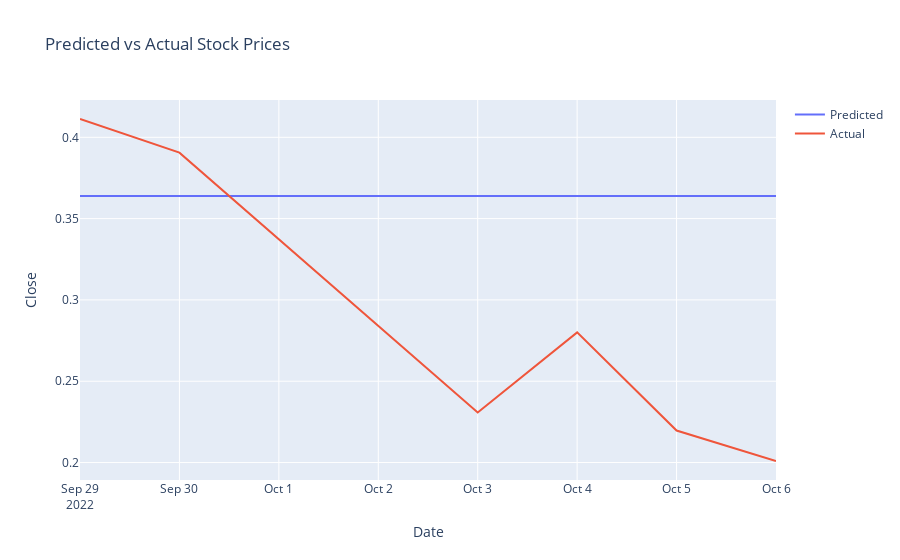

Notebook cell for this chart:
### Code cell
# Preprocess the data
scaler = MinMaxScaler(feature_range=(0, 1))
df['Close'] = scaler.fit_transform(df['Close'].values.reshape(-1, 1))

# Split the data into training and testing sets
train_size = int(len(df) * 0.8)
train_data = df[:train_size]
test_data = df[train_size:]

# Define the sequence length and number of features
sequence_length = 20
num_features = 1

# Generate sequences for training data
def generate_sequences(data):
    X = []
    y = []
    for i in range(len(data) - sequence_length):
        X.append(data[i:i + sequence_length])
        y.append(data[i + sequence_length])
    return np.array(X), np.array(y)

X_train, y_train = generate_sequences(train_data['Close'].values)
X_test, y_test = generate_sequences(test_data['Close'].values)

# Define the Transformer model architecture
def transformer_model():
    inputs = Input(shape=(sequence_length, num_features))
    x = inputs

    # Encoder layers
    for _ in range(10):
        x = tf.keras.layers.MultiHeadAttention(
            key_dim=64, num_heads=8, dropout=0.2
        )(x, x)
        x = LayerNormalization(epsilon=1e-6)(x)
        x = Dropout(0.2)(x)

    x = Dense(128)(x)
    x = tf.keras.layers.LeakyReLU(alpha=0.2)(x)
    x = Dense(64)(x)
    x = tf.keras.layers.LeakyReLU(alpha=0.2)(x)
    x = Dense(1)(x)

    model = Model(inputs=inputs, outputs=x)
    return model

# Create an instance of the model
model = transformer_model()

# Compile the model
model.compile(loss='mean_squared_error', optimizer='adam')

# Train the model
model.fit(X_train, y_train, epochs=20, batch_size=8, validation_data=(X_test, y_test))

# Make predictions
predictions = model.predict(X_test)

# Reshape predictions
predictions = predictions.reshape(-1, 1)

# Inverse scale the predictions and actual values
predictions = scaler.inverse_transform(predictions)
actual_values = scaler.inverse_transform(y_test.reshape(-1, 1))

# Plot the predicted and actual values
trace1 = go.Scatter(
    x=test_data['Date'].values[sequence_length:],
    y=predictions.flatten(),
    mode='lines',
    name='Predicted'
)

trace2 = go.Scatter(
    x=test_data['Date'].values[sequence_length:],
    y=actual_values.flatten(),
    mode='lines',
    name='Actual'
)

layout = go.Layout(
    title='Predicted vs Actual Stock Prices',
    xaxis={'title': "Date"},
    yaxis={'title': "Close"}
)

fig = go.Figure(data=[trace1, trace2], layout=layout)
fig.show()

### Figure 1 — Plotly figure (JSON) as saved in the notebook; plotly's stock layout.template omitted (floating-point values rounded to 4 significant figures)
{"data": [{"mode": "lines", "name": "Predicted", "type": "scatter", "x": ["2022-09-29", "2022-09-30", "2022-10-03", "2022-10-04", "2022-10-05", "2022-10-06"], "y": [0.3639, 0.3639, 0.3639, 0.3639, 0.3639, 0.3639, 0.3639, 0.3639, 0.3639, 0.3639, 0.3639, 0.3639, 0.3639, 0.3639, 0.3639, 0.3639, 0.3639, 0.3639, 0.3639, 0.3639, 0.3639, 0.3639, 0.3639, 0.3639, 0.3639, 0.3639, 0.3639, 0.3639, 0.3639, 0.3639, 0.3639, 0.3639, 0.3639, 0.3639, 0.3639, 0.3639, 0.3639, 0.3639, 0.3639, 0.3639, 0.3639, 0.3639, 0.3639, 0.3639, 0.3639, 0.3639, 0.3639, 0.3639, 0.3639, 0.3639, 0.3639, 0.3639, 0.3639, 0.3639, 0.3639, 0.3639, 0.3639, 0.3639, 0.3639, 0.3639, 0.3639, 0.3639, 0.3639, 0.3639, 0.3639, 0.3639, 0.3639, 0.3639, 0.3639, 0.3639, 0.3639, 0.3639, 0.3639, 0.3639, 0.3639, 0.3639, 0.3639, 0.3639, 0.3639, 0.3639, 0.3639, 0.3639, 0.3639, 0.3639, 0.3639, 0.3639, 0.3639, 0.3639, 0.3639, 0.3639, 0.3639, 0.3639, 0.3639, 0.3639, 0.3639, 0.3639, 0.3639, 0.3639, 0.3639, 0.3639, 0.3639, 0.3639, 0.3639, 0.3639, 0.3639, 0.3639, 0.3639, 0.3639, 0.3639, 0.3639, 0.3639, 0.3639, 0.3639, 0.3639, 0.3639, 0.3639, 0.3639, 0.3639, 0.3639, 0.3639]}, {"mode": "lines", "name": "Actual", "type": "scatter", "x": ["2022-09-29", "2022-09-30", "2022-10-03", "2022-10-04", "2022-10-05", "2022-10-06"], "y": [0.4113, 0.3906, 0.2308, 0.28, 0.2197, 0.201]}], "layout": {"title": {"text": "Predicted vs Actual Stock Prices"}, "xaxis": {"title": {"text": "Date"}}, "yaxis": {"title": {"text": "Close"}}}}
